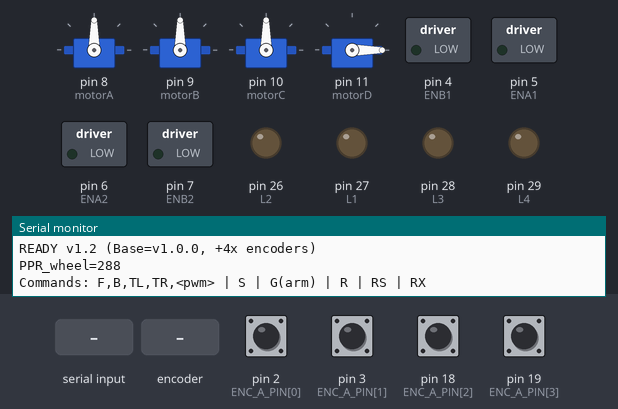
Recording of a sketch running on a simulated Arduino Mega 2560, built with avr-gcc and run on an emulated ATmega2560. Shown: 4 × servo, switched loads named in the sketch (green lamp = pin HIGH), output pins drawn as LEDs (lit = HIGH), the last lines printed to the serial monitor. Inputs (shaded band) come from the test bench; at power-on: pin 2 (ENC_A_PIN[0]), pin 3 (ENC_A_PIN[1]), pin 18 (ENC_A_PIN[2]), pin 19 (ENC_A_PIN[3]) HIGH. Pins used as bus, display or sensor lines are not drawn.

Above: at 1.2 s.
1.3 s: "G\n" received over Serial
At 3.1 s:
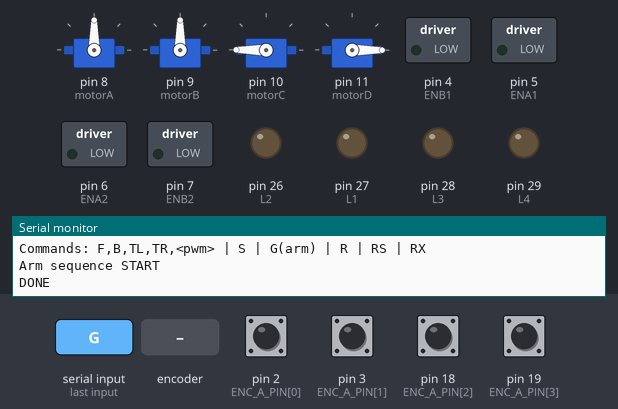
At 4.2 s:
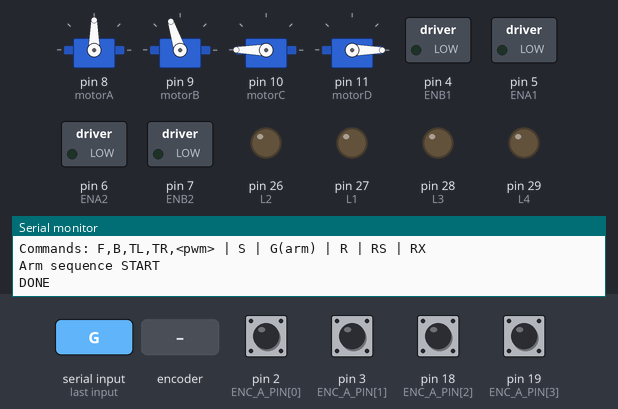
4.3 s: "RS\n" received over Serial
7.3 s: "R\n" received over Serial
10.3 s: rotary encoder on pin 2 (ENC_A_PIN[0]) / pin 30 (ENC_B_PIN[0]) turned 3 steps (first pin leading)
13.3 s: "F\n" received over Serial
At 21.7 s:
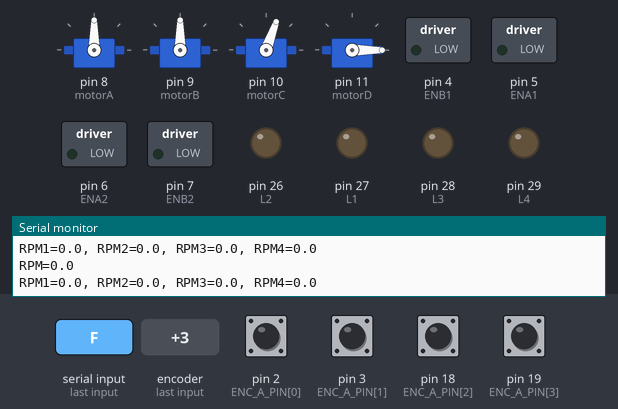
Timing chart, 0 to 23.2 s (numbered marks = the images above; inputs shaded):
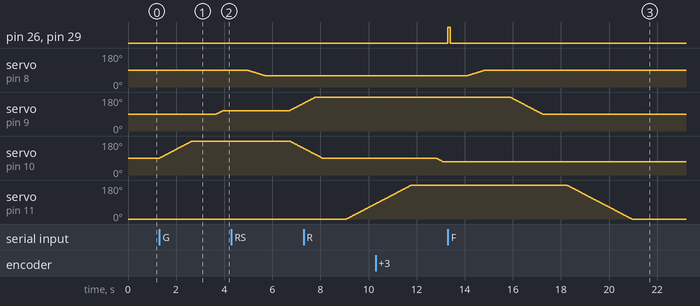

The sketch:

ard_v1.0.2.ino
```cpp
// ===== Final v1.0.0 → 4輪編碼器整合版 v1.2  =====
// 依原檔案 v1.0.0 保留：手臂 Servo、底盤腳位、指令協定（含 G 啟動手臂）
// 新增：四輪編碼器(A相中斷)、R/RS/RX 速度回傳
// -----------------------------------------------

#include <Arduino.h>
#include <Servo.h>

// ────────────────────────────────────────
//  Robotic Arm Servo Definitions (保留 v1.0.0)
// ────────────────────────────────────────
Servo motorA;   // SG90     - Base
Servo motorB;   // LD-220MG - Shoulder
Servo motorC;   // LD-220MG - Elbow
Servo motorD;   // MG996R   - Gripper

int posA = 90,  posB = 90,  posC = 90,  posD = 0;            // current angles
int targetA = 90, targetB = 90, targetC = 90, targetD = 0;   // target angles

const int everyA = 25;   // ms/deg for smooth motion
const int everyB = 15;
const int everyC = 15;
const int everyD = 15;

bool movingA = false, movingB = false, movingC = false, movingD = false;
int  stepNow  = -1;      // -1 idle, 0..N sequence steps
bool armActive = false;

// ────────────────────────────────────────
//  Chassis Motor Pins (沿用 v1.0.0 不變)
// ────────────────────────────────────────
const int R1   = 22; // right-rear IN1
const int R2   = 23; // right-rear IN2
const int R3   = 24; // right-front IN3
const int R4   = 25; // right-front IN4
const int ENA1 = 5;  // right-rear PWM
const int ENB1 = 4;  // right-front PWM

const int L1   = 27; // left-front IN1
const int L2   = 26; // left-front IN2
const int L3   = 28; // left-rear IN3
const int L4   = 29; // left-rear IN4
const int ENA2 = 6;  // left-front PWM
const int ENB2 = 7;  // left-rear PWM

// ────────────────────────────────────────
//  Communication & Timeout (沿用 v1.0.0)
// ────────────────────────────────────────
const unsigned long RX_TIMEOUT = 100;  // ms
unsigned long lastRx = 0;
String incoming;

// ────────────────────────────────────────
//  PWM Range
// ────────────────────────────────────────
const int PWM_MIN = 0;
const int PWM_MAX = 255;

// ────────────────────────────────────────
//  Encoder (新增；可只接 H1，也可 A中斷+B一般腳判向)
// ────────────────────────────────────────
static const bool USE_B_PHASE        = false;  // 接上 B 相要判方向就設 true
static const bool COUNT_BOTH_EDGES   = true;   // true: A相上下沿計數→288；false: 只上升沿→144
static const int  PPR_MOTOR = 3;              // 馬達軸每圈 3 週期
static const int  GEAR      = 48;             // 減速比
static const int  PPR_WHEEL = PPR_MOTOR * GEAR * (COUNT_BOTH_EDGES ? 2 : 1); // 288 或 144

// A 相接外部中斷 (Mega: 2,3,18,19)
const uint8_t ENC_A_PIN[4] = {2, 3, 18, 19};
// B 相接一般腳（可不接；USE_B_PHASE=true 才會用）
const uint8_t ENC_B_PIN[4] = {30, 31, 32, 33};

volatile long encCount[4] = {0,0,0,0};
volatile int  cmdDir  [4] = {0,0,0,0};   // 只接 H1 時用指令方向推定
float lastRPM[4] = {0,0,0,0};
bool  streamRPM  = false;
unsigned long lastSampleMs = 0;

inline void _encEdge(uint8_t i){
  uint8_t a = digitalRead(ENC_A_PIN[i]);
  int delta;
  if (USE_B_PHASE) {
    uint8_t b = digitalRead(ENC_B_PIN[i]);
    // 依接線可能顛倒，若方向相反再在 IN1/IN2 或此處調整
    delta = (a == b) ? +1 : -1;
  } else {
    delta = (cmdDir[i] >= 0) ? +1 : -1; // 單相靠命令方向推定
  }

  if (COUNT_BOTH_EDGES) {
    encCount[i] += delta;
  } else {
    if (a == HIGH) encCount[i] += delta; // 只上升沿
  }
}
void isrA0(){ _encEdge(0); }
void isrA1(){ _encEdge(1); }
void isrA2(){ _encEdge(2); }
void isrA3(){ _encEdge(3); }

void computeRPMs(uint16_t dt_ms){
  noInterrupts();
  long c0=encCount[0], c1=encCount[1], c2=encCount[2], c3=encCount[3];
  encCount[0]=encCount[1]=encCount[2]=encCount[3]=0;
  interrupts();
  const double k = 60000.0 / (double)(PPR_WHEEL * dt_ms);
  lastRPM[0] = c0 * k; lastRPM[1] = c1 * k; lastRPM[2] = c2 * k; lastRPM[3] = c3 * k;
}
void printRPM(){
  // 舊版相容：仍輸出一行 "RPM="
  Serial.print(F("RPM="));  Serial.println(lastRPM[0],1);
  // 四輪完整
  Serial.print(F("RPM1=")); Serial.print(lastRPM[0],1);
  Serial.print(F(", RPM2=")); Serial.print(lastRPM[1],1);
  Serial.print(F(", RPM3=")); Serial.print(lastRPM[2],1);
  Serial.print(F(", RPM4=")); Serial.println(lastRPM[3],1);
}

// ────────────────────────────────────────
//  Chassis Control Helpers（沿用 v1.0.0）
// ────────────────────────────────────────
void stopAll() {
  digitalWrite(R1, LOW);  digitalWrite(R2, LOW);
  digitalWrite(R3, LOW);  digitalWrite(R4, LOW);
  digitalWrite(L1, LOW);  digitalWrite(L2, LOW);
  digitalWrite(L3, LOW);  digitalWrite(L4, LOW);
  analogWrite(ENA1, 0);   analogWrite(ENB1, 0);
  analogWrite(ENA2, 0);   analogWrite(ENB2, 0);
}
void driveForward(int pwm) {
  digitalWrite(R1, LOW);  digitalWrite(R2, HIGH);
  digitalWrite(R3, HIGH); digitalWrite(R4, LOW);
  digitalWrite(L1, LOW);  digitalWrite(L2, HIGH);
  digitalWrite(L3, LOW);  digitalWrite(L4, HIGH);
  pwm = constrain(pwm, PWM_MIN, PWM_MAX);
  analogWrite(ENA1, pwm); analogWrite(ENB1, pwm);
  analogWrite(ENA2, pwm); analogWrite(ENB2, pwm);
  cmdDir[0]=cmdDir[1]=cmdDir[2]=cmdDir[3]=+1;
}
void driveBackward(int pwm) {
  digitalWrite(R1, HIGH); digitalWrite(R2, LOW);
  digitalWrite(R3, LOW);  digitalWrite(R4, HIGH);
  digitalWrite(L1, HIGH); digitalWrite(L2, LOW);
  digitalWrite(L3, HIGH); digitalWrite(L4, LOW);
  pwm = constrain(pwm, PWM_MIN, PWM_MAX);
  analogWrite(ENA1, pwm); analogWrite(ENB1, pwm);
  analogWrite(ENA2, pwm); analogWrite(ENB2, pwm);
  cmdDir[0]=cmdDir[1]=cmdDir[2]=cmdDir[3]=-1;
}
void turnLeft(int pwm) {   // 原地左轉：左退右進
  digitalWrite(R1, LOW);  digitalWrite(R2, HIGH);
  digitalWrite(R3, HIGH); digitalWrite(R4, LOW);
  digitalWrite(L1, HIGH); digitalWrite(L2, LOW);
  digitalWrite(L3, HIGH); digitalWrite(L4, LOW);
  pwm = constrain(pwm, PWM_MIN, PWM_MAX);
  analogWrite(ENA1, pwm); analogWrite(ENB1, pwm);
  analogWrite(ENA2, pwm); analogWrite(ENB2, pwm);
  cmdDir[0]=cmdDir[2]=-1; cmdDir[1]=cmdDir[3]=+1;
}
void turnRight(int pwm) {  // 原地右轉：左進右退
  digitalWrite(R1, HIGH); digitalWrite(R2, LOW);
  digitalWrite(R3, LOW);  digitalWrite(R4, HIGH);
  digitalWrite(L1, LOW);  digitalWrite(L2, HIGH);
  digitalWrite(L3, LOW);  digitalWrite(L4, HIGH);
  pwm = constrain(pwm, PWM_MIN, PWM_MAX);
  analogWrite(ENA1, pwm); analogWrite(ENB1, pwm);
  analogWrite(ENA2, pwm); analogWrite(ENB2, pwm);
  cmdDir[0]=cmdDir[2]=+1; cmdDir[1]=cmdDir[3]=-1;
}

// ────────────────────────────────────────
//  Smooth Servo Motion（保留）
// ────────────────────────────────────────
void checkServoA(){ static uint32_t t=0; if(millis()-t<everyA) return; t=millis();
  if      (posA < targetA) posA++;
  else if (posA > targetA) posA--;
  else { movingA=false; return; }
  motorA.write(posA);
}
void checkServoB(){ static uint32_t t=0; if(millis()-t<everyB) return; t=millis();
  if      (posB < targetB) posB++;
  else if (posB > targetB) posB--;
  else { movingB=false; return; }
  motorB.write(posB);
}
void checkServoC(){ static uint32_t t=0; if(millis()-t<everyC) return; t=millis();
  if      (posC < targetC) posC++;
  else if (posC > targetC) posC--;
  else { movingC=false; return; }
  motorC.write(posC);
}
void checkServoD(){ static uint32_t t=0; if(millis()-t<everyD) return; t=millis();
  if      (posD < targetD) posD++;
  else if (posD > targetD) posD--;
  else { movingD=false; return; }
  motorD.write(posD);
}

// ────────────────────────────────────────
//  Arm Sequence（保留：依 v1.0.0 的結構重寫步驟）
// ────────────────────────────────────────
void executeSequence(){
  static unsigned long lastTime=0; static bool waiting=false;
  switch(stepNow){
    case 0:  targetC=180; movingC=true; stepNow++; break;         // 肘部抬起
    case 1:  if(!movingC && !waiting){ lastTime=millis(); waiting=true; }
             if(waiting && millis()-lastTime>=1000){ waiting=false; stepNow++; }
             break;
    case 2:  targetB=108; movingB=true; stepNow++; break;         // 肩下壓
    case 3:  if(!movingB && !waiting){ lastTime=millis(); waiting=true; }
             if(waiting && millis()-lastTime>=1000){ waiting=false; stepNow++; }
             break;
    case 4:  targetA=60;  movingA=true; stepNow++; break;         // 底座旋轉
    case 5:  if(!movingA && !waiting){ lastTime=millis(); waiting=true; }
             if(waiting && millis()-lastTime>=1000){
               waiting=false; targetC=90; movingC=true; targetB=180; movingB=true; stepNow++;
             }
             break;
    case 6:  if(!movingC && !movingB && !waiting){ lastTime=millis(); waiting=true; }
             if(waiting && millis()-lastTime>=1000){ waiting=false; targetD=180; movingD=true; stepNow++; } // 夾爪收合
             break;
    case 7:  if(!movingD && !waiting){ lastTime=millis(); waiting=true; }
             if(waiting && millis()-lastTime>=1000){ waiting=false; targetC=70; movingC=true; stepNow++; }  // 抬起
             break;
    case 8:  if(!movingC && !waiting){ lastTime=millis(); waiting=true; }
             if(waiting && millis()-lastTime>=1000){ waiting=false; targetA=90; movingA=true; stepNow++; }  // 旋回
             break;
    case 9:  if(!movingA && !waiting){ lastTime=millis(); waiting=true; }
             if(waiting && millis()-lastTime>=1000){ waiting=false; targetB=90; movingB=true; stepNow++; }  // 肩復位
             break;
    case 10: if(!movingB && !waiting){ lastTime=millis(); waiting=true; }
             if(waiting && millis()-lastTime>=1000){ waiting=false; targetD=0; movingD=true; stepNow++; }   // 放下夾爪
             break;
    case 11: if(!movingD && !waiting){ lastTime=millis(); waiting=true; }
             if(waiting && millis()-lastTime>=1000){ waiting=false; stepNow++; }
             break;
    case 12: Serial.println(F("✅ Arm sequence DONE")); stepNow=-1; armActive=false; break;
  }
}

// ────────────────────────────────────────
//  Setup（含手臂保留 + 編碼器初始化）
// ────────────────────────────────────────
void setup(){
  Serial.begin(57600);
  lastRx = millis();

  // 底盤 GPIO
  pinMode(R1,OUTPUT); pinMode(R2,OUTPUT); pinMode(R3,OUTPUT); pinMode(R4,OUTPUT);
  pinMode(ENA1,OUTPUT); pinMode(ENB1,OUTPUT); pinMode(ENA2,OUTPUT); pinMode(ENB2,OUTPUT);
  pinMode(L1,OUTPUT); pinMode(L2,OUTPUT); pinMode(L3,OUTPUT); pinMode(L4,OUTPUT);
  stopAll();

  // 手臂 Servo（沿用 v1.0.0）
  motorA.attach(8, 544, 2400);
  motorB.attach(9);
  motorC.attach(10);
  motorD.attach(11);
  motorA.write(posA); motorB.write(posB); motorC.write(posC); motorD.write(posD);

  // 編碼器 A 相中斷、B 相一般腳
  for(int i=0;i<4;i++){
    pinMode(ENC_A_PIN[i], INPUT_PULLUP);
    if(USE_B_PHASE) pinMode(ENC_B_PIN[i], INPUT_PULLUP);
  }
  attachInterrupt(digitalPinToInterrupt(ENC_A_PIN[0]), isrA0, COUNT_BOTH_EDGES?CHANGE:RISING);
  attachInterrupt(digitalPinToInterrupt(ENC_A_PIN[1]), isrA1, COUNT_BOTH_EDGES?CHANGE:RISING);
  attachInterrupt(digitalPinToInterrupt(ENC_A_PIN[2]), isrA2, COUNT_BOTH_EDGES?CHANGE:RISING);
  attachInterrupt(digitalPinToInterrupt(ENC_A_PIN[3]), isrA3, COUNT_BOTH_EDGES?CHANGE:RISING);

  lastSampleMs = millis();

  Serial.println(F("READY v1.2 (Base=v1.0.0, +4x encoders)"));
  Serial.print (F("PPR_wheel=")); Serial.println(PPR_WHEEL);
  Serial.println(F("Commands: F,B,TL,TR,<pwm> | S | G(arm) | R | RS | RX"));
}

// ────────────────────────────────────────
void loop(){
  // 1) Serial command
  while(Serial.available()){
    char c = (char)Serial.read();
    if(c=='\n'){
      lastRx = millis();
      String cmdline = incoming; incoming = "";
      cmdline.trim();
      if(cmdline.length()==0) { Serial.println(F("DONE")); continue; }

      if(cmdline=="S"){
        stopAll(); for(int i=0;i<4;i++) cmdDir[i]=0; Serial.println(F("DONE")); continue;
      }
      if(cmdline=="G"){  // 啟動手臂流程（保留）
        if(!armActive){ armActive=true; stepNow=0;
          movingA=movingB=movingC=movingD=false;
          targetA=posA; targetB=posB; targetC=posC; targetD=posD;
          Serial.println(F("Arm sequence START"));
        }
        Serial.println(F("DONE")); continue;
      }
      if(cmdline=="R"){
        unsigned long now=millis();
        uint16_t dt = (uint16_t)max( (unsigned long)50, now-lastSampleMs );
        computeRPMs(dt); lastSampleMs = now; printRPM(); continue;
      }
      if(cmdline=="RS"){ streamRPM=true;  Serial.println(F("DONE")); continue; }
      if(cmdline=="RX"){ streamRPM=false; Serial.println(F("DONE")); continue; }

      // 其餘: 有 <cmd,pwm>
      int comma = cmdline.indexOf(',');
      String op = (comma>0)? cmdline.substring(0,comma) : cmdline;
      int pwm   = (comma>0)? cmdline.substring(comma+1).toInt() : 0;

      if      (op=="F")  { driveForward(pwm);  Serial.println(F("DONE")); }
      else if (op=="B")  { driveBackward(pwm); Serial.println(F("DONE")); }
      else if (op=="TL") { turnLeft(pwm);      Serial.println(F("DONE")); }
      else if (op=="TR") { turnRight(pwm);     Serial.println(F("DONE")); }
      else               { Serial.println(F("ERR")); }
    }
    else if(c!='\r'){ incoming += c; }
  }

  // 2) 通訊逾時自動停車
  if (millis() - lastRx > RX_TIMEOUT) stopAll();

  // 3) 手臂序列運行（保留）
  if (armActive) {
    checkServoA();
    checkServoB();
    checkServoC();
    checkServoD();
    executeSequence();
  }

  // 4) RS 串流 RPM
  if (streamRPM && millis() - lastSampleMs >= 200) {
    computeRPMs(200);
    printRPM();
    lastSampleMs = millis();
  }
}
```

Measured:
- after the input at 1.3 s, servo on pin 9 (motorB): moves from 90° to 108° over 0.26 s, starting after 2.4 s; servo on pin 10 (motorC): moves from 90° to 180° over 1.3 s, starting at once
- after the input at 13.3 s, pin 26 (L2), pin 29 (L4): LOW → HIGH at once, → LOW 0.10 s later
